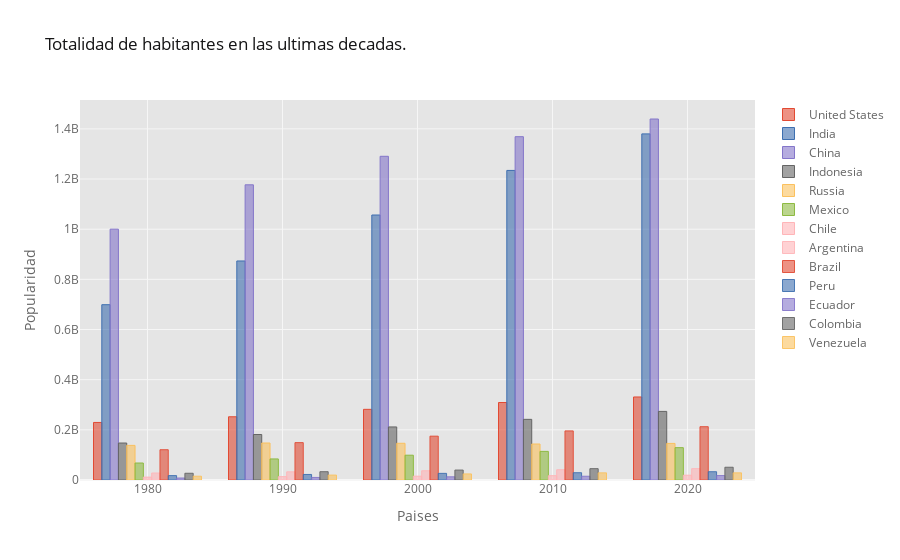

Source (notebook cell):
### Markdown cell above
3 Gráficos de barras multiples

### Code cell
#En este lugar, únicamente analizaremos el inicio de las ultimas decadas.
df_population_sample = df_population[df_population.index.isin([1980, 1990, 2000, 2010, 2020])]#Aqui filtramos el año 2020

df_population_sample.iplot(kind='bar', xTitle='Paises', yTitle='Popularidad', #Titulos para el eje X y eje Y
                           title='Totalidad de habitantes en las ultimas decadas.')

### Figure 1 — Plotly figure (JSON) as saved in the notebook; plotly's stock layout.template omitted (floating-point values rounded to 4 significant figures)
{"data": [{"marker": {"color": "rgba(226, 74, 51, 0.6)", "line": {"color": "rgba(226, 74, 51, 1.0)", "width": 1}}, "name": "United States", "orientation": "v", "text": "", "type": "bar", "x": [1980, 1990, 2000, 2010, 2020], "y": [229476354, 252120309, 281710909, 309011475, 331002651]}, {"marker": {"color": "rgba(62, 111, 176, 0.6)", "line": {"color": "rgba(62, 111, 176, 1.0)", "width": 1}}, "name": "India", "orientation": "v", "text": "", "type": "bar", "x": [1980, 1990, 2000, 2010, 2020], "y": [698952844, 873277798, 1056575549, 1234281170, 1380004385]}, {"marker": {"color": "rgba(132, 118, 202, 0.6)", "line": {"color": "rgba(132, 118, 202, 1.0)", "width": 1}}, "name": "China", "orientation": "v", "text": "", "type": "bar", "x": [1980, 1990, 2000, 2010, 2020], "y": [1000089235, 1176883674, 1290550765, 1368810615, 1439323776]}, {"marker": {"color": "rgba(101, 101, 101, 0.6)", "line": {"color": "rgba(101, 101, 101, 1.0)", "width": 1}}, "name": "Indonesia", "orientation": "v", "text": "", "type": "bar", "x": [1980, 1990, 2000, 2010, 2020], "y": [147447836, 181413402, 211513823, 241834215, 273523615]}, {"marker": {"color": "rgba(251, 193, 94, 0.6)", "line": {"color": "rgba(251, 193, 94, 1.0)", "width": 1}}, "name": "Russia", "orientation": "v", "text": "", "type": "bar", "x": [1980, 1990, 2000, 2010, 2020], "y": [138053150, 147531561, 146404903, 143479274, 145934462]}, {"marker": {"color": "rgba(142, 186, 66, 0.6)", "line": {"color": "rgba(142, 186, 66, 1.0)", "width": 1}}, "name": "Mexico", "orientation": "v", "text": "", "type": "bar", "x": [1980, 1990, 2000, 2010, 2020], "y": [67761372, 83943132, 98899845, 114092963, 128932753]}, {"marker": {"color": "rgba(255, 181, 184, 0.6)", "line": {"color": "rgba(255, 181, 184, 1.0)", "width": 1}}, "name": "Chile", "orientation": "v", "text": "", "type": "bar", "x": [1980, 1990, 2000, 2010, 2020], "y": [11419348, 13274623, 15342353, 17062536, 19116201]}, {"marker": {"color": "rgba(255, 181, 184, 0.6)", "line": {"color": "rgba(255, 181, 184, 0.8999999999999999)", "width": 1}}, "name": "Argentina", "orientation": "v", "text": "", "type": "bar", "x": [1980, 1990, 2000, 2010, 2020], "y": [27896528, 32618651, 36870787, 40895752, 45195774]}, {"marker": {"color": "rgba(226, 74, 51, 0.6)", "line": {"color": "rgba(226, 74, 51, 0.8999999999999999)", "width": 1}}, "name": "Brazil", "orientation": "v", "text": "", "type": "bar", "x": [1980, 1990, 2000, 2010, 2020], "y": [120694009, 149003223, 174790340, 195713635, 212559417]}, {"marker": {"color": "rgba(62, 111, 176, 0.6)", "line": {"color": "rgba(62, 111, 176, 0.8999999999999999)", "width": 1}}, "name": "Peru", "orientation": "v", "text": "", "type": "bar", "x": [1980, 1990, 2000, 2010, 2020], "y": [17547610, 22071433, 26459944, 29027674, 32971854]}, {"marker": {"color": "rgba(132, 118, 202, 0.6)", "line": {"color": "rgba(132, 118, 202, 0.8999999999999999)", "width": 1}}, "name": "Ecuador", "orientation": "v", "text": "", "type": "bar", "x": [1980, 1990, 2000, 2010, 2020], "y": [7989186, 10230934, 12681123, 15011117, 17643054]}, {"marker": {"color": "rgba(101, 101, 101, 0.6)", "line": {"color": "rgba(101, 101, 101, 0.8999999999999999)", "width": 1}}, "name": "Colombia", "orientation": "v", "text": "", "type": "bar", "x": [1980, 1990, 2000, 2010, 2020], "y": [26900506, 33102575, 39629968, 45222700, 50882891]}, {"marker": {"color": "rgba(251, 193, 94, 0.6)", "line": {"color": "rgba(251, 193, 94, 0.8999999999999999)", "width": 1}}, "name": "Venezuela", "orientation": "v", "text": "", "type": "bar", "x": [1980, 1990, 2000, 2010, 2020], "y": [15182611, 19632665, 24192446, 28439940, 28435940]}], "layout": {"legend": {"bgcolor": "#FFFFFF", "font": {"color": "#666666"}}, "paper_bgcolor": "#FFFFFF", "plot_bgcolor": "#E5E5E5", "title": {"font": {"color": "#151516"}, "text": "Totalidad de habitantes en las ultimas decadas."}, "xaxis": {"gridcolor": "#F6F6F6", "showgrid": true, "tickfont": {"color": "#666666"}, "title": {"font": {"color": "#666666"}, "text": "Paises"}, "zerolinecolor": "#F6F6F6"}, "yaxis": {"gridcolor": "#F6F6F6", "showgrid": true, "tickfont": {"color": "#666666"}, "title": {"font": {"color": "#666666"}, "text": "Popularidad"}, "zerolinecolor": "#F6F6F6"}}}
